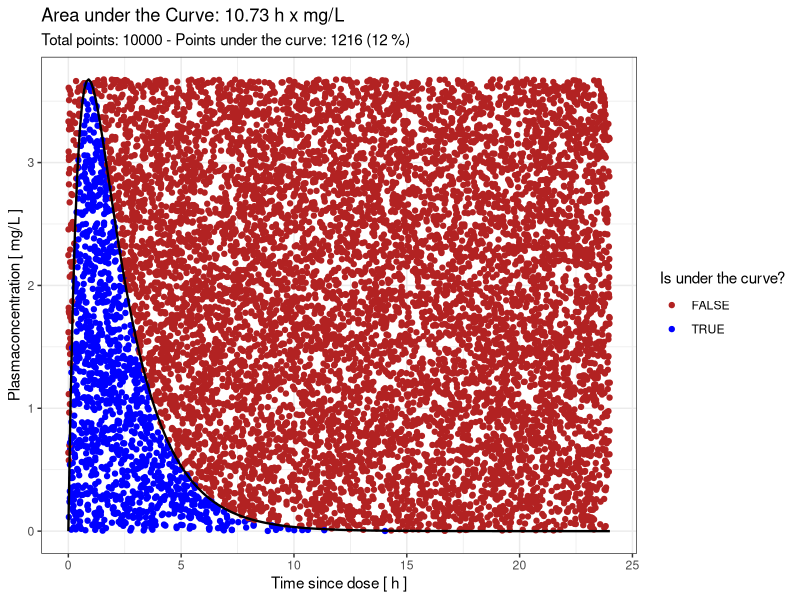

Recreate this plot in R.
library(ggplot2)



function_to_integrate <- function(x,pars = c(ka = 2,
                                             ke=0.55,
                                             Vd=50,
                                             D=500,
                                             f_abs = 0.6)) {
  ka <- pars[['ka']]
  ke <- pars[['ke']]
  Vd <- pars[['Vd']]
  D <- pars[['D']]
  f_abs <- pars[['f_abs']]
  y <- D*f_abs/Vd * ka/(ka-ke) * (exp(-ke*x) - exp(-ka*x))
  return(y)
}


xlab = "Time since dose"
xunit = "h"

ylab = "Plasmaconcentration"
yunit = "mg/L"

## Integrate between
xmin=0
xmax=24


function_data <- data.frame(x=seq(xmin, xmax, 0.1))
function_data$y <- function_to_integrate(function_data$x)


ymin=0
ymax=max(function_data$y)

n_samples <- 10000

x_total <- runif(n=n_samples, min=xmin, max=xmax)
y_total <- runif(n=n_samples, min=ymin, max=ymax)


x_function <- ifelse(y_total <= function_to_integrate(x_total), x_total, NA)
y_function <- ifelse(is.na(x_function), NA, y_total)
  

mc_int_data <- data.frame(x_total, y_total, x_function, y_function)

mc_int_data$is_under_curve <- ifelse(is.na(x_function), F, T)

points_under_the_curve <- sum(!is.na(x_function))

total_area <- (xmax-xmin)*(ymax-ymin)

area_under_the_curve <- points_under_the_curve*total_area/n_samples

ggplot(mc_int_data) + geom_point(aes(x=x_total, y=y_total, colour=is_under_curve)) +
  ggtitle(paste("Area under the Curve:", round(area_under_the_curve,2), xunit, "x", yunit ),
          paste("Total points: ", n_samples, " - ", "Points under the curve: ", points_under_the_curve, " (", round(points_under_the_curve/n_samples,2)*100, " %)", sep="" )) + 
  theme_bw() +
  geom_line(data=function_data, aes(x=x, y=y), size=0.8)+
  xlab(paste(xlab, "[", xunit, "]")) + ylab(paste(ylab, "[", yunit, "]")) +
    scale_colour_manual(values=c("TRUE"="blue",
                                 "FALSE"="firebrick"),
                        guide = guide_legend(override.aes = list(
                          linetype =  c(0,0),
                          fill = c("blue", "firebrick")
                        ),
                        title="Is under the curve?"), 
                        labels=c("FALSE", 
                                 "TRUE")) 
